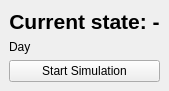
<?xml version="1.0" encoding="UTF-8"?>
<ui version="4.0">
 <class>MainWindow</class>
 <widget class="QMainWindow" name="MainWindow">
  <property name="geometry">
   <rect>
    <x>0</x>
    <y>0</y>
    <width>167</width>
    <height>76</height>
   </rect>
  </property>
  <property name="windowTitle">
   <string>Weather Simulation</string>
  </property>
  <widget class="QWidget" name="centralwidget">
   <layout class="QVBoxLayout" name="verticalLayout">
    <item>
     <widget class="QLabel" name="labelState">
      <property name="font">
       <font>
        <pointsize>16</pointsize>
        <bold>true</bold>
       </font>
      </property>
      <property name="text">
       <string>Current state: -</string>
      </property>
      <property name="alignment">
       <set>Qt::AlignmentFlag::AlignCenter</set>
      </property>
     </widget>
    </item>
    <item>
     <widget class="QLabel" name="labelDay">
      <property name="text">
       <string>Day</string>
      </property>
     </widget>
    </item>
    <item>
     <widget class="QPushButton" name="startButton">
      <property name="text">
       <string>Start Simulation</string>
      </property>
     </widget>
    </item>
   </layout>
  </widget>
 </widget>
 <resources/>
 <connections/>
</ui>
